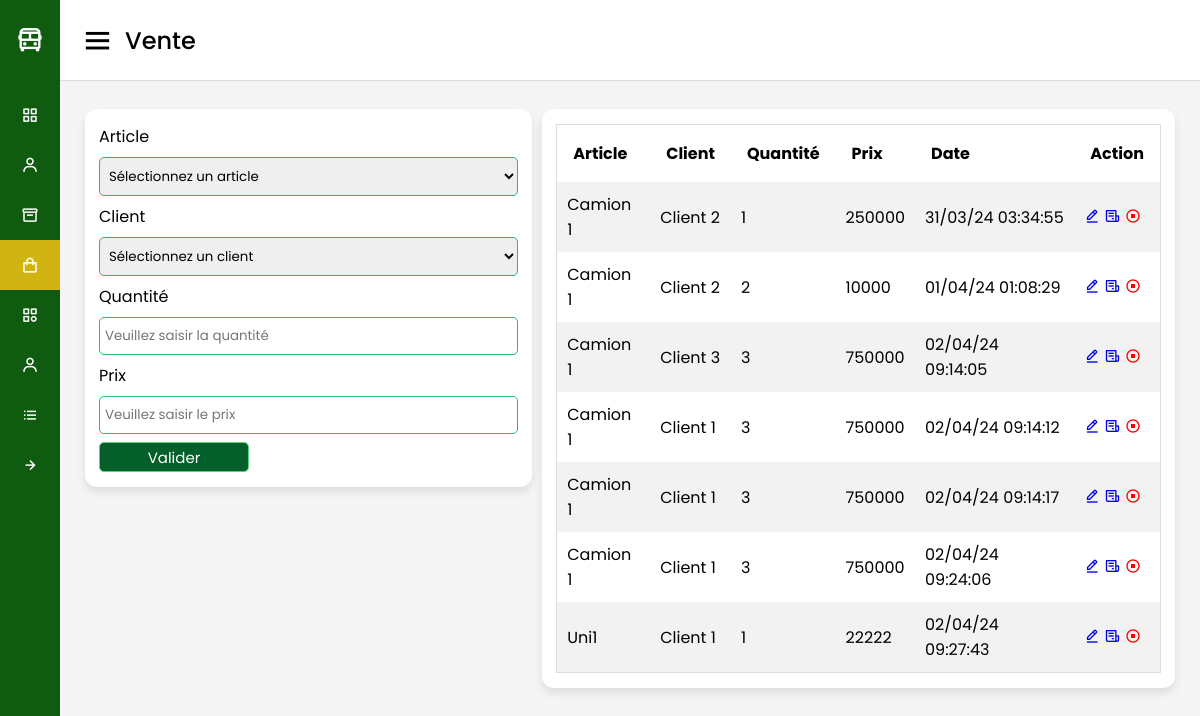
Page /vue/vente.php on the committed database.
### tables this page shows
CREATE TABLE `vente` (
  `id` int(11) NOT NULL,
  `id_article` int(11) NOT NULL,
  `id_client` int(11) NOT NULL,
  `quantite` int(11) NOT NULL,
  `prix` int(11) NOT NULL,
  `date_vente` timestamp NOT NULL DEFAULT current_timestamp(),
  `etat` enum('0','1') NOT NULL DEFAULT '1'
);

CREATE TABLE `article` (
  `id` int(11) NOT NULL,
  `nom_article` varchar(50) NOT NULL,
  `id_categorie` int(11) NOT NULL,
  `quantite` int(11) NOT NULL,
  `prix_unitaire` int(11) NOT NULL,
  `date_fabrication` datetime NOT NULL
);

CREATE TABLE `client` (
  `id` int(11) NOT NULL,
  `nom` varchar(30) NOT NULL,
  `prenom` varchar(30) NOT NULL,
  `telephone` varchar(30) NOT NULL,
  `adresse` varchar(50) NOT NULL
);

### model/function.php (called while the page is built, shortened)
<?php
function getVente($id=null)
{
    if (!empty($id)) {
        $sql= "SELECT nom_article, nom, prenom, v.quantite, prix, date_vente, v.id, prix_unitaire, adresse, telephone
        FROM client AS c, vente AS v, article AS a WHERE v.id_article=a.id AND v.id_client=c.id AND v.id=? AND etat=?";
        $req= $GLOBALS['connexion']->prepare($sql);
        $req->execute(array($id, 1));
        return $req->fetch();
        }
    else {
        $sql= "SELECT nom_article, nom, prenom, v.quantite, prix, date_vente, v.id, a.id AS idArticle
        FROM client AS c, vente AS v, article AS a WHERE v.id_article=a.id AND v.id_client=c.id AND etat=?";
        $req= $GLOBALS['connexion']->prepare($sql);
        $req->execute(array(1));
        return $req->fetchAll();
    }
}

### vue/vente.php (the view, shortened to what this page needs)
<?php
include 'entete.php';
?>
<div class="home-content">
    <div class="overview-boxes">
        <div class="box">
            <form action="<?= !empty($_GET['id']) ? "../model/modifVente.php" : "../model/ajoutVente.php" ?>"  method="post">
                <label for="id_article">Article</label>
                <select onchange="setPrix()" name="id_article" id="id_article">
                <option disabled selected>Sélectionnez un article</option>
                </select>
                <label for="id_client">Client</label>
                <select name="id_client" id="id_client">
                <option disabled selected>Sélectionnez un client</option>
                </select>
                <label for="quantite">Quantité</label>
                <input onkeyup="setPrix()" value="<?= !empty($_GET['id']) ? $article['quantite'] : "" ?>" type="number" name="quantite" id="quantite" placeholder="Veuillez saisir la quantité">
                <label for="prix">Prix</label>
                <input value="<?= !empty($_GET['id']) ? $article['prix'] : "" ?>" type="number" name="prix" id="prix" placeholder="Veuillez saisir le prix">
                <button type="submit">Valider</button>
            </form>
        </div>
        <div class="box">
            <table class="mtable">
                <tr>
                    <th>Article</th>
                    <th>Client</th>
                    <th>Quantité</th>
                    <th>Prix</th>
                    <th>Date</th>
                    <th>Action</th>
                </tr>
                <?php
                    $vente = getVente();
                    if(!empty($vente) && is_array($vente)){
                        foreach ($vente as $key => $value) {
                        ?>
                        <tr>
                            <td><?= $value['nom_article'] ?></td>
                            <td><?= $value['nom']." ".$value['prenom'] ?></td>
                            <td><?= $value['quantite'] ?></td>
                            <td><?= $value['prix'] ?></td>
                            <td><?= date('d/m/y h:i:s', strtotime($value['date_vente'])) ?></td>
                            <td>
                                <a href="?id=<?= $value['id'] ?>"><i class='bx bx-edit-alt'></i></a>
                                <a href="recuVente.php?id=<?= $value['id'] ?>"><i class='bx bx-receipt'></i></a>
                                <a onclick="annuleVente(<?= $value['id'] ?>,
                                                        <?= $value['idArticle'] ?>,
                                                        <?= $value['quantite'] ?>)"
                                    style="color: red;"> <i class='bx bx-stop-circle'></i></a>
                            </td>
                        </tr>
                        <?php
                        }
                    }
                ?>
            </table>
        </div>
    </div>
</div>
<?php
include 'pied.php';
?>

### public/style.css (style rules this page uses)
* { margin: 0; padding: 0; box-sizing: border-box; font-family: "Poppins", sans-serif; }
.home-section .home-content { position: relative; padding-top: 104px; }
.home-content .overview-boxes { display: flex; align-items: flex-start; justify-content: space-between; flex-wrap: nowrap; padding: 0 20px; margin-bottom: 26px; }
.overview-boxes .box { display: flex; align-items: center; justify-content: center; min-width: calc(100% / 4 - 15px); background: #fff; padding: 15px 14px; border-radius: 12px; box-shadow: 0 5px 10px rgba(0, 0, 0, 0.1); margin: 5px; }
input, textarea, select { margin-bottom: 10px; box-sizing: border-box; width: 100%; margin: 8px 0; padding: 8px 5px; border-radius: 5px; border: 1px solid #25bc64; }
button { background-color: rgb(4, 95, 43); color: white; width: 150px; height: 30px; border: 1px solid #5cd27d; font-size: 15px; border-radius: 5px; }
label { display: block; }
form { width: 100%; }
table.mtable { width: 100%; border-collapse: collapse; width: 100%; border: 1px solid #ddd; }
th, td { text-align: left; padding: 16px; }
table.mtable tr:nth-child(even) { background: #f2f2f2; }
table.mtable td { padding: 10px; }

### rows in the picture
vente: id_article.nom_article "Camion 1", id_client.nom "Client", id_client.prenom "2", quantite "1", prix "250000", date_vente "31/03/24 03:34:55"
vente: id_article.nom_article "Camion 1", id_client.nom "Client", id_client.prenom "2", quantite "2", prix "10000", date_vente "01/04/24 01:08:29"
vente: id_article.nom_article "Camion 1", id_client.nom "Client", id_client.prenom "3", quantite "3", prix "750000", date_vente "02/04/24 09:14:05"
vente: id_article.nom_article "Camion 1", id_client.nom "Client", id_client.prenom "1", quantite "3", prix "750000", date_vente "02/04/24 09:14:12"
vente: id_article.nom_article "Camion 1", id_client.nom "Client", id_client.prenom "1", quantite "3", prix "750000", date_vente "02/04/24 09:14:17"
vente: id_article.nom_article "Camion 1", id_client.nom "Client", id_client.prenom "1", quantite "3", prix "750000", date_vente "02/04/24 09:24:06"
vente: id_article.nom_article "Uni1", id_client.nom "Client", id_client.prenom "1", quantite "1", prix "22222", date_vente "02/04/24 09:27:43"

### other values in the picture
str_replace(".php", "",basename($_SERVER['PHP_SELF'])) "Vente"
